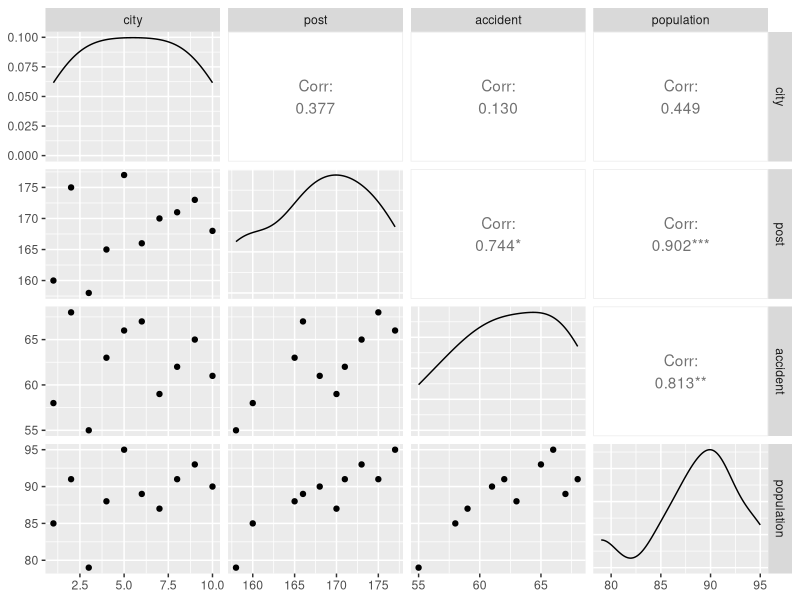

Write the R code that produced this figure.
library(GGally)

# change working directory
frame_files <- lapply(sys.frames(), function(x) x$ofile)
frame_files <- Filter(Negate(is.null), frame_files)
setwd(dirname(frame_files[[length(frame_files)]]))

d <- read.csv("data/accident.csv")
#     city post accident population
# 1     1  160       58         85
# 2     2  175       68         91
# 3     3  158       55         79
# 4     4  165       63         88
# 5     5  177       66         95
# 6     6  166       67         89
# 7     7  170       59         87
# 8     8  171       62         91
# 9     9  173       65         93
# 10   10  168       61         90

ggpairs(d)

cor(d$accident, d$population, method="p")
# [1] 0.8132599

cor(d$accident, d$post, method="p")
# [1] 0.7440411
